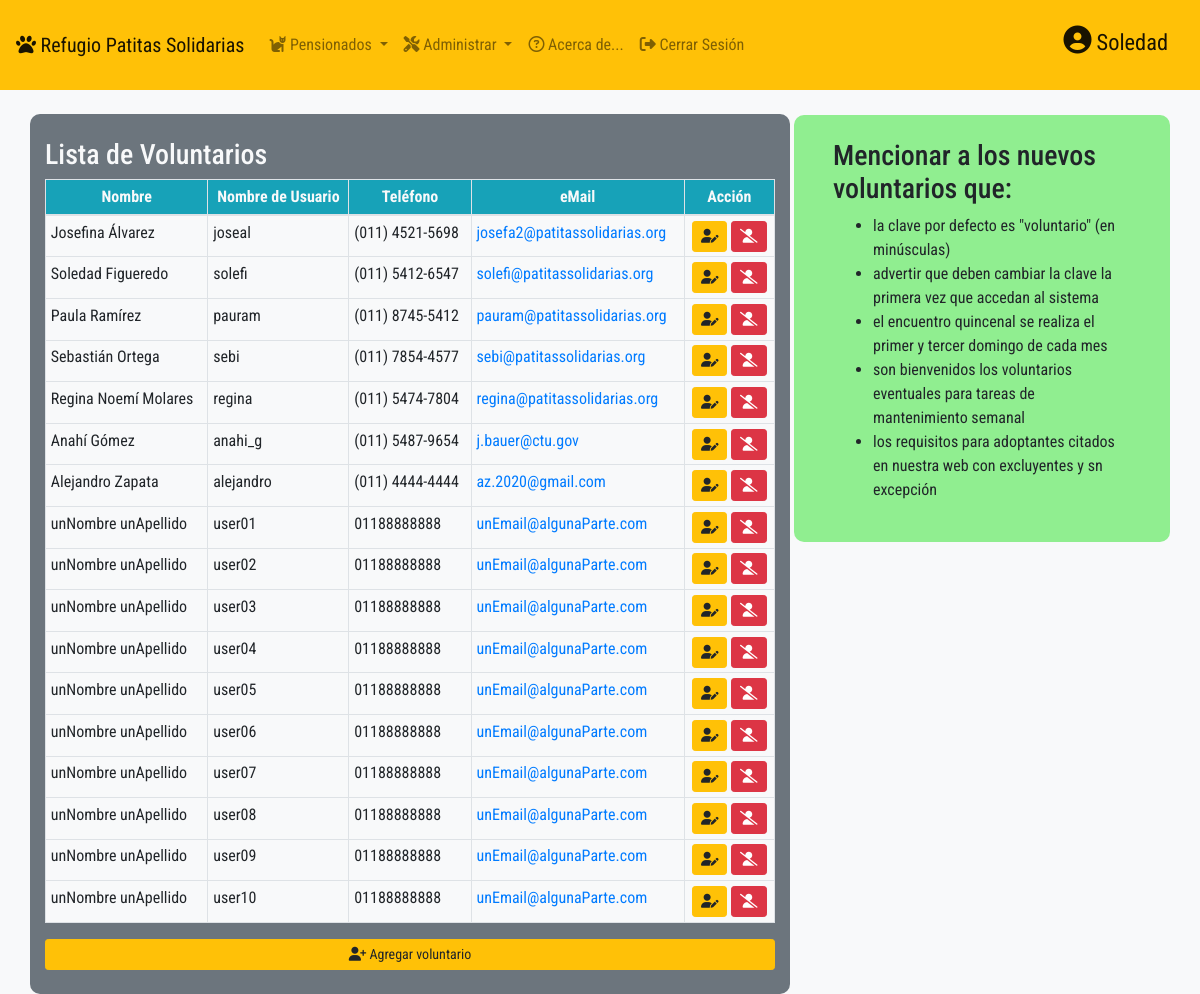
Page /db/voluntarios.php (signed in) on the committed database.
### tables this page shows
CREATE TABLE `usuarios` (
  `id` int(11) NOT NULL,
  `apellido` varchar(50) NOT NULL,
  `nombre` varchar(50) NOT NULL,
  `usuario` varchar(20) NOT NULL DEFAULT 'voluntario',
  `clave` varchar(255) NOT NULL DEFAULT 'voluntario',
  `celular` varchar(20) NOT NULL,
  `email` varchar(50) NOT NULL
);

### db/voluntarios.php (the view, shortened to what this page needs)
<?php
include_once("header_admin.php");
include_once("conexion.php");
$query = "SELECT * FROM usuarios";
$result = mysqli_query($conexion, $query) or die("database error:" . mysqli_error($conexion));
?>
<div class="container mt-4">
    <div class="row">
        <div class="col-8 mr-1 pt-4 pb-4 bg-secondary" id="tabla-vol">
            <h3 class="text-light">Lista de Voluntarios</h3>
            <table class="table table-bordered table-sm">
                <thead>
                    <tr class="bg-info text-light text-center">
                        <th>Nombre</th>
                        <th>Nombre de Usuario</th>
                        <th>Teléfono</th>
                        <th>eMail</th>
                        <th>Acción</th>
                    </tr>
                </thead>
                <tbody>
                    <?php while ($user = mysqli_fetch_assoc($result)) { ?>
                        <tr class="align-center bg-light" id="<?php echo $user['id']; ?>">
                            <?php $name = html_entity_decode($user['nombre'] . " " . $user['apellido'], ENT_QUOTES, "UTF-8"); ?>
                            <td><?php echo $name; ?></td>
                            <td><?php echo $user['usuario']; ?></td>
                            <td><?php echo $user['celular']; ?></td>
                            <td><a href="mailto:<?php echo $user['email']; ?>"><?php echo $user['email']; ?></a></td>
                            <td class=" text-center">
                                <span> <a href="form_voluntario.php?id=<?php echo $user['id']; ?>" class="btn btn-warning btn-sm"><i class="fas fa-user-edit"></i></a></span>
                                <span> <a href="delete_vol.php?id=<?php echo $user['id']; ?>" class="btn btn-danger btn-sm"><i class="fas fa-user-slash"></i></a></span>
                            </td>
                        </tr>
                    <?php } ?>
                </tbody>
            </table>
            <div class="btn btn-warning btn-block btn-sm" onclick="show('new')"><i class="fas fa-user-plus"></i> Agregar voluntario</div>
        </div>
        <div class="col">
            <div class="row">
                <div class="col">
                </div>
            </div>
            <div class="row p-4" id="info-vol">
                <div class="col">
                    <h3> Mencionar a los nuevos voluntarios que:</h3>
                    <ul><li>la clave por defecto es "voluntario" (en minúsculas)</li>
                        <li>advertir que deben cambiar la clave la primera vez que accedan al sistema</li>
                        <li>el encuentro quincenal se realiza el primer y tercer domingo de cada mes</li>
                        <li>son bienvenidos los voluntarios eventuales para tareas de mantenimiento semanal</li>
                        <li>los requisitos para adoptantes citados en nuestra web con excluyentes y sn excepción</li>
                    </ul>
                </div>
            </div>
        </div>
    </div>
</div>
<?php include_once("footer_admin.php"); ?>

### styles/admin.css (style rules this page uses)
body { font-family: 'Roboto Condensed', sans-serif; }
#info-vol { background-color: lightgreen; }
#tabla-vol, #agregar-vol { background-color: lightsalmon; }
#info-vol, #agregar-vol, #tabla-vol { border-radius: 10px; }

### rows in the picture
usuarios: name "Josefina Álvarez", usuario "joseal", celular "(011) 4521-5698", email "josefa2@patitassolidarias.org"
usuarios: name "Soledad Figueredo", usuario "solefi", celular "(011) 5412-6547", email "solefi@patitassolidarias.org"
usuarios: name "Paula Ramírez", usuario "pauram", celular "(011) 8745-5412", email "pauram@patitassolidarias.org"
usuarios: name "Sebastián Ortega", usuario "sebi", celular "(011) 7854-4577", email "sebi@patitassolidarias.org"
usuarios: name "Regina Noemí Molares", usuario "regina", celular "(011) 5474-7804", email "regina@patitassolidarias.org"
usuarios: name "Anahí Gómez", usuario "anahi_g", celular "(011) 5487-9654", email "j.bauer@ctu.gov"
usuarios: name "Alejandro Zapata", usuario "alejandro", celular "(011) 4444-4444", email "az.2020@gmail.com"
usuarios: name "unNombre unApellido", usuario "user01", celular "01188888888", email "unEmail@algunaParte.com"
usuarios: name "unNombre unApellido", usuario "user02", celular "01188888888", email "unEmail@algunaParte.com"
usuarios: name "unNombre unApellido", usuario "user03", celular "01188888888", email "unEmail@algunaParte.com"
usuarios: name "unNombre unApellido", usuario "user04", celular "01188888888", email "unEmail@algunaParte.com"
usuarios: name "unNombre unApellido", usuario "user05", celular "01188888888", email "unEmail@algunaParte.com"
usuarios: name "unNombre unApellido", usuario "user06", celular "01188888888", email "unEmail@algunaParte.com"
usuarios: name "unNombre unApellido", usuario "user07", celular "01188888888", email "unEmail@algunaParte.com"
usuarios: name "unNombre unApellido", usuario "user08", celular "01188888888", email "unEmail@algunaParte.com"
usuarios: name "unNombre unApellido", usuario "user09", celular "01188888888", email "unEmail@algunaParte.com"
usuarios: name "unNombre unApellido", usuario "user10", celular "01188888888", email "unEmail@algunaParte.com"

### other values in the picture
html_entity_decode($_SESSION['username']) "Soledad"
